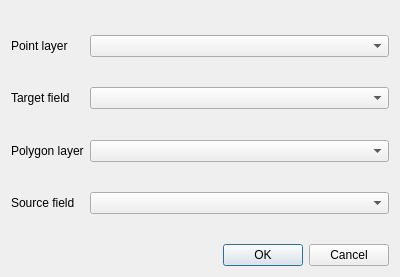
<?xml version="1.0" encoding="UTF-8"?>
<ui version="4.0">
 <class>dlg_spatial_join</class>
 <widget class="QDialog" name="dlg_spatial_join">
  <property name="geometry">
   <rect>
    <x>0</x>
    <y>0</y>
    <width>400</width>
    <height>277</height>
   </rect>
  </property>
  <property name="windowTitle">
   <string>Spatial Join</string>
  </property>
  <layout class="QGridLayout" name="gridLayout">
   <item row="3" column="0">
    <widget class="QLabel" name="label_3">
     <property name="text">
      <string>Target field </string>
     </property>
    </widget>
   </item>
   <item row="0" column="1">
    <spacer name="verticalSpacer_4">
     <property name="orientation">
      <enum>Qt::Vertical</enum>
     </property>
     <property name="sizeHint" stdset="0">
      <size>
       <width>20</width>
       <height>40</height>
      </size>
     </property>
    </spacer>
   </item>
   <item row="1" column="1">
    <widget class="QgsMapLayerComboBox" name="cbo_points">
     <property name="showCrs">
      <bool>true</bool>
     </property>
    </widget>
   </item>
   <item row="10" column="1">
    <widget class="QDialogButtonBox" name="buttonBox">
     <property name="orientation">
      <enum>Qt::Horizontal</enum>
     </property>
     <property name="standardButtons">
      <set>QDialogButtonBox::Cancel|QDialogButtonBox::Ok</set>
     </property>
    </widget>
   </item>
   <item row="2" column="1">
    <spacer name="verticalSpacer_3">
     <property name="orientation">
      <enum>Qt::Vertical</enum>
     </property>
     <property name="sizeHint" stdset="0">
      <size>
       <width>20</width>
       <height>40</height>
      </size>
     </property>
    </spacer>
   </item>
   <item row="1" column="0">
    <widget class="QLabel" name="label">
     <property name="text">
      <string>Point layer</string>
     </property>
    </widget>
   </item>
   <item row="3" column="1">
    <widget class="QgsFieldComboBox" name="cbo_target_field"/>
   </item>
   <item row="5" column="0">
    <widget class="QLabel" name="label_2">
     <property name="text">
      <string>Polygon layer</string>
     </property>
    </widget>
   </item>
   <item row="6" column="1">
    <spacer name="verticalSpacer">
     <property name="orientation">
      <enum>Qt::Vertical</enum>
     </property>
     <property name="sizeHint" stdset="0">
      <size>
       <width>20</width>
       <height>40</height>
      </size>
     </property>
    </spacer>
   </item>
   <item row="4" column="1">
    <spacer name="verticalSpacer_2">
     <property name="orientation">
      <enum>Qt::Vertical</enum>
     </property>
     <property name="sizeHint" stdset="0">
      <size>
       <width>20</width>
       <height>40</height>
      </size>
     </property>
    </spacer>
   </item>
   <item row="8" column="1">
    <spacer name="verticalSpacer_5">
     <property name="orientation">
      <enum>Qt::Vertical</enum>
     </property>
     <property name="sizeHint" stdset="0">
      <size>
       <width>20</width>
       <height>40</height>
      </size>
     </property>
    </spacer>
   </item>
   <item row="5" column="1">
    <widget class="QgsMapLayerComboBox" name="cbo_polygons">
     <property name="showCrs">
      <bool>true</bool>
     </property>
    </widget>
   </item>
   <item row="7" column="1">
    <widget class="QgsFieldComboBox" name="cbo_source_field"/>
   </item>
   <item row="7" column="0">
    <widget class="QLabel" name="label_4">
     <property name="text">
      <string>Source field</string>
     </property>
    </widget>
   </item>
  </layout>
 </widget>
 <customwidgets>
  <customwidget>
   <class>QgsFieldComboBox</class>
   <extends>QComboBox</extends>
   <header>qgsfieldcombobox.h</header>
  </customwidget>
  <customwidget>
   <class>QgsMapLayerComboBox</class>
   <extends>QComboBox</extends>
   <header>qgsmaplayercombobox.h</header>
  </customwidget>
 </customwidgets>
 <resources/>
 <connections>
  <connection>
   <sender>buttonBox</sender>
   <signal>accepted()</signal>
   <receiver>dlg_spatial_join</receiver>
   <slot>accept()</slot>
   <hints>
    <hint type="sourcelabel">
     <x>248</x>
     <y>254</y>
    </hint>
    <hint type="destinationlabel">
     <x>157</x>
     <y>274</y>
    </hint>
   </hints>
  </connection>
  <connection>
   <sender>buttonBox</sender>
   <signal>rejected()</signal>
   <receiver>dlg_spatial_join</receiver>
   <slot>reject()</slot>
   <hints>
    <hint type="sourcelabel">
     <x>316</x>
     <y>260</y>
    </hint>
    <hint type="destinationlabel">
     <x>286</x>
     <y>274</y>
    </hint>
   </hints>
  </connection>
 </connections>
</ui>
